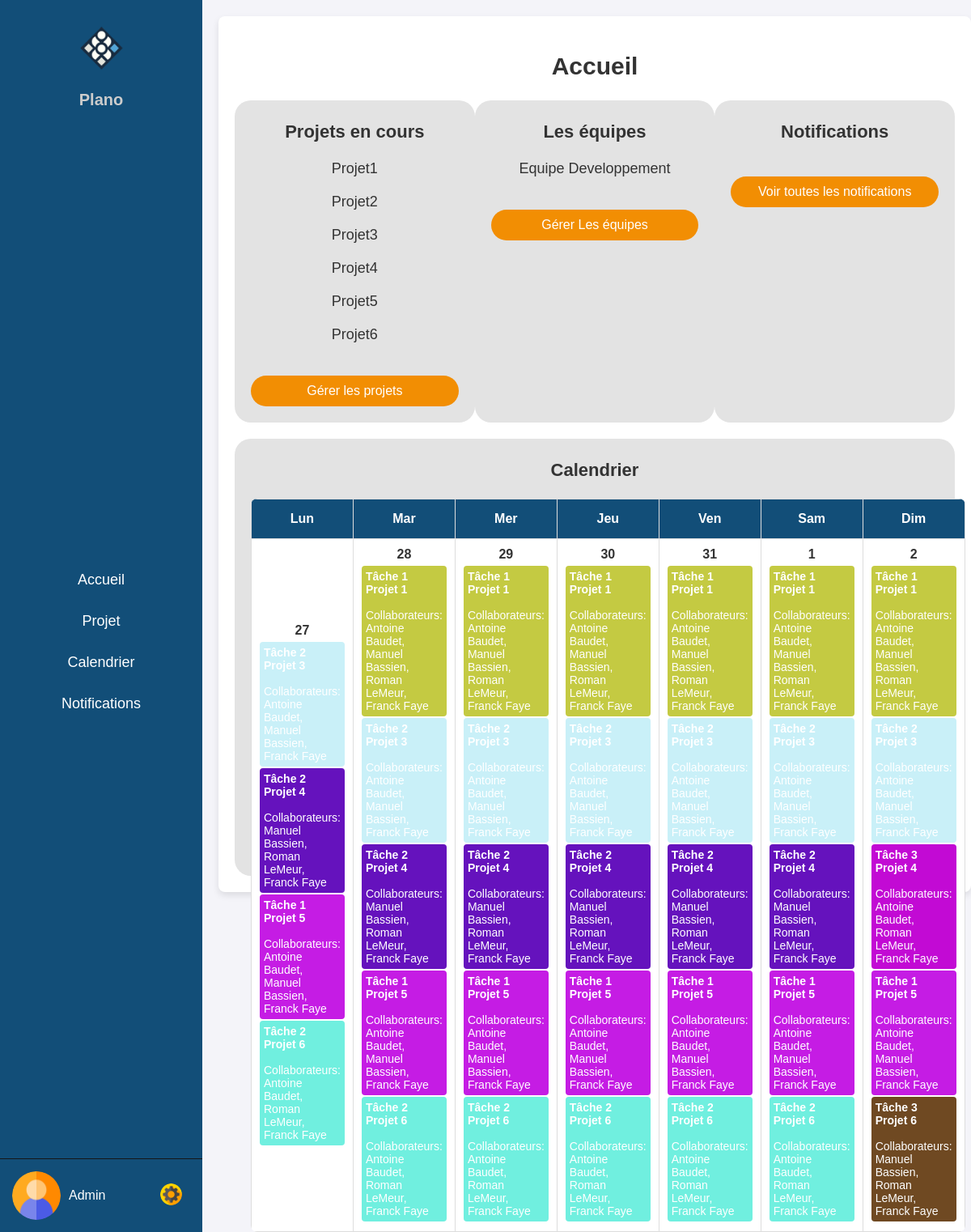
The app's page /adminpage.php with its own data.
### tables this page shows
CREATE TABLE Projet (
        ID_Projet INT AUTO_INCREMENT PRIMARY KEY,
        Titre VARCHAR(255),
        Description VARCHAR(255),
        Debut DATE,
        Fin DATE,
        Objectif VARCHAR(255),
        Budget float
    );

CREATE TABLE Equipe (
        ID_Equipe INT PRIMARY KEY,
        Nom VARCHAR(255),
        Projet INT,
        FOREIGN KEY (Projet) REFERENCES Projet(ID_Projet)
    );

CREATE TABLE Tache (
        ID_Tache INT AUTO_INCREMENT PRIMARY KEY,
        Titre VARCHAR(255),
        Debut DATE,
        Fin DATE,
        Collaborateur INT,
        Projet INT,
        état bit,
        FOREIGN KEY (Collaborateur) REFERENCES Collaborateur(ID_Collaborateur),
        FOREIGN KEY (Projet) REFERENCES Projet(ID_Projet)
    );

### adminpage.php (the view, shortened to what this page needs)
<!DOCTYPE html>
<html lang="fr">
<head>
    <link rel="stylesheet" href="adminpage.css">
    <link rel="stylesheet" href="Calendar.css">
</head>
<body>
    <div class="navbar">
        <div class="logo">
            <img src="image/logofirst.png" alt="Logo">
            <h1>Plano</h1>
        </div>
        <ul>
            <li><a href="adminpage.php">Accueil</a></li>
            <li><a href="adminprojet.php">Projet</a></li>
            <li><a href="adminCalendrier.php">Calendrier</a></li>
            <li><a href="adminAlerte.php">Notifications</a></li>
        </ul>
        <div class="profile-banner">
            <img src="image/user.png" alt="Profil">
            <div class="profile-info">
                <p>Admin</p>
                <div class="settings-button">
                    <a href="javascript:void(0);" onclick="toggleSettings()"><img src="image/settings.png" alt="Réglages"></a>
                </div>
            </div>
        </div>
    </div>
    <div class="main-content">
        <h2 class="accueil">Accueil</h2>
        <div class="sections-container">
                <?php
                    include('config.php');
                    $sql = "SELECT * FROM Projet";
                    $result = $conn->query($sql);
                    $projets = [];
                    if ($result->num_rows > 0) {
                        while($row = $result->fetch_assoc()) {
                            $projets[] = $row;
                        }
                    }
                ?>
                <div class="section">
                    <h3>Projets en cours</h3>
                    <ul>
                        <?php foreach ($projets as $projet): ?>
                            <li><?php echo $projet['Titre']; ?></li>
                        <?php endforeach; ?>
                    </ul>
                    <button>Gérer les projets</button>
                </div>
                <?php
                    include('config.php');
                    $sql = "SELECT * FROM Equipe";
                    $result = $conn->query($sql);
                    $equipes = [];
                    if ($result->num_rows > 0) {
                        while($row = $result->fetch_assoc()) {
                            $equipes[] = $row;
                        }
                    }
                ?>
            <div class="section">
                <h3>Les équipes</h3>
                    <ul>
                        <?php foreach ($equipes as $equipe): ?>
                            <li><?php echo $equipe['Nom']; ?></li>
                        <?php endforeach; ?>
                    </ul>
                <button>Gérer Les équipes</button>
            </div>
            <div class="section">
                <h3>Notifications</h3>
                <button>Voir toutes les notifications</button>
            </div>
        </div>
        <div class="calendar-section">
            <h3>Calendrier</h3>
            <?php
                include('config.php');
                function getTasksForCurrentWeek($conn) {
                $startDate = date('Y-m-d', strtotime('monday this week'));
                $endDate = date('Y-m-d', strtotime('sunday this week'));
                    $sql = "SELECT Tache.*, GROUP_CONCAT(Collaborateur.Nom SEPARATOR ', ') as Collaborateurs
                    FROM Tache
                    LEFT JOIN Tache_Collaborateur ON Tache.ID_Tache = Tache_Collaborateur.ID_Tache
                    LEFT JOIN Collaborateur ON Tache_Collaborateur.ID_Collaborateur = Collaborateur.ID_Collaborateur
                    WHERE Debut <= '$endDate' AND Fin >= '$startDate'
                    GROUP BY Tache.ID_Tache";
                    $result = $conn->query($sql);
                    $tasks = [];
                    if ($result->num_rows > 0) {
                        while($row = $result->fetch_assoc()) {
                            $tasks[] = $row;
                        }
                    }
                    return $tasks;
                }
                function generateColorFromId($id) {
                    $hash = md5($id);
                    $color = substr($hash, 0, 6);
                    return '#' . $color;
                }
                function generateCalendarForCurrentWeek($conn) {
                    $tasks = getTasksForCurrentWeek($conn);
                    $calendar = '<table class="calendar-table">';
                    $calendar .= '<thead><tr><th>Lun</th><th>Mar</th><th>Mer</th><th>Jeu</th><th>Ven</th><th>Sam</th><th>Dim</th></tr></thead>';
                    $calendar .= '<tbody>';
                    $currentDate = strtotime('monday this week');
                    for ($i = 0; $i < 1; $i++) {
                        $calendar .= '<tr>';
                        for ($j = 0; $j < 7; $j++) {
                            $calendar .= '<td>';
                            $calendar .= '<div class="date">' . date('j', $currentDate) . '</div>';
                            $tasksForDate = array_filter($tasks, function($task) use ($currentDate) {
                                return strtotime($task['Debut']) <= $currentDate && strtotime($task['Fin']) >= $currentDate;
                            });
                            foreach ($tasksForDate as $task) {
                                $color = generateColorFromId($task['ID_Tache']);
                                $calendar .= "<div class='task' style='background-color : $color'>";
                                $calendar .= "<strong>{$task['Titre']}</strong><br>";
                                $calendar .= "<span>Collaborateurs: {$task['Collaborateurs']}</span>";
                                $calendar .= "</div>";
                            }
                            $calendar .= '</td>';
                            $currentDate = strtotime('+1 day', $currentDate);
                        }
                        $calendar .= '</tr>';
                    }
                    $calendar .= '</tbody>';
                    $calendar .= '</table>';
                    return $calendar;
                }
                echo generateCalendarForCurrentWeek($conn);
            ?>
        </div>
    </div>
</body>
</html>

### adminpage.css (style rules this page uses)
body { margin: 0; font-family: Arial, sans-serif; }
.navbar { width: 250px; position: fixed; top: 0; left: 0; height: 100%; background-color: #124E78; color: white; display: flex; flex-direction: column; justify-content: space-between; }
.navbar .logo { text-align: center; padding: 20px; }
.navbar .logo img { width: 80px; height: auto; }
.navbar .logo h1 { font-size: 20px; margin: 10px 0 0; }
.navbar ul { list-style-type: none; padding: 0; }
.navbar ul li { padding: 15px; text-align: center; font-size: 18px; }
.navbar ul li a { color: white; text-decoration: none; display: block; }
.profile-banner { display: flex; align-items: center; padding: 15px; border-top: 1px solid #161616; }
.profile-banner img { width: 60px; height: auto; border-radius: 50%; margin-right: 10px; }
.profile-banner .profile-info { display: flex; align-items: center; justify-content: space-between; width: 100%; }
.profile-banner .profile-info p { margin: 0; flex-grow: 1; }
.settings-button img { width: 27px; height: 27px; }
.main-content { margin-left: 250px; padding: 20px; }
h2 { color: #333; }
.sections-container { display: flex; justify-content: space-between; margin-bottom: 20px; }
.section { width: 30%; background-color: #e3e3e3; padding: 20px; border-radius: 20px; text-align: center; }
.section h3 { margin-top: 6px; font-size: 22px; }
.section ul { list-style-type: none; padding: 0; margin-top: 20px; }
.section ul li { margin-bottom: 20px; font-size: 18px; }
.section button { display: inline-block; width: 100%; padding: 10px; font-size: 16px; color: white; background-color: #f28e03; border: none; border-radius: 20px; cursor: pointer; margin-top: 20px; }
.calendar-section { background-color: #e3e3e3; padding: 20px; border-radius: 20px; text-align: center; height: 500px; }
.calendar-section h3 { margin-top: 6px; font-size: 22px; }
.accueil { font-size: 30px; text-align: center; }

### Calendar.css (style rules this page uses)
body { margin: 0; font-family: Arial, sans-serif; background-color: #f4f4f9; color: #333; }
.navbar { width: 250px; position: fixed; top: 0; left: 0; height: 100%; background-color: #124E78; color: white; display: flex; flex-direction: column; justify-content: space-between; }
.navbar ul { list-style-type: none; padding: 0; }
.navbar ul li { padding: 15px; text-align: center; font-size: 18px; }
.navbar ul li a { color: white; text-decoration: none; display: block; }
.profile-banner { display: flex; align-items: center; padding: 15px; border-top: 1px solid #161616; }
.profile-banner img { width: 60px; height: auto; border-radius: 50%; margin-right: 10px; }
.profile-banner .profile-info { display: flex; align-items: center; justify-content: space-between; width: 100%; }
.profile-banner .profile-info p { margin: 0; flex-grow: 1; }
.settings-button img { width: 27px; height: 27px; }
.main-content { margin-left: 270px; padding: 20px; background-color: white; border-radius: 8px; box-shadow: 0 4px 8px rgba(0, 0, 0, 0.1); max-width: 1200px; margin-top: 20px; }
h1 { color: #124E78; margin-bottom: 20px; }
.calendar-table { width: 100%; border-collapse: collapse; margin-bottom: 20px; background-color: #fff; border-radius: 8px; overflow: hidden; }
.calendar-table th, .calendar-table td { width: 14.28%; border: 1px solid #ddd; text-align: center; padding: 10px; transition: background-color 0.3s ease; }
.calendar-table th { background-color: #124E78; color: white; padding: 15px; }
.date { font-weight: bold; margin-bottom: 5px; font-size: 16px; }
.task { background-color: #2ecc71; color: white; margin: 2px 0; padding: 5px; border-radius: 4px; font-size: 14px; text-align: left; }
.task strong { display: block; }
.navbar .logo { text-align: center; padding: 20px; }
.navbar .logo img { width: 80px; height: auto; }
.navbar .logo h1 { font-size: 20px; margin: 10px 0 0; color: #ccc; }
.sections-container { display: flex; justify-content: space-between; margin-bottom: 20px; }
.section { width: 30%; background-color: #e3e3e3; padding: 20px; border-radius: 20px; text-align: center; }
.section h3 { margin-top: 6px; font-size: 22px; }
.section ul { list-style-type: none; padding: 0; margin-top: 20px; }
.section ul li { margin-bottom: 20px; font-size: 18px; }
.section button { display: inline-block; width: 100%; padding: 10px; font-size: 16px; color: white; background-color: #f28e03; border: none; border-radius: 20px; cursor: pointer; margin-top: 20px; }

### records on screen
projet: Titre "Projet1"
projet: Titre "Projet2"
projet: Titre "Projet3"
projet: Titre "Projet4"
projet: Titre "Projet5"
projet: Titre "Projet6"
equipe: Nom "Equipe Developpement"
tache: Titre "Tâche 2 Projet 3", Collaborateurs "Antoine Baudet, Manuel Bassien, Franck Faye"
tache: Titre "Tâche 2 Projet 4", Collaborateurs "Manuel Bassien, Roman LeMeur, Franck Faye"
tache: Titre "Tâche 1 Projet 5", Collaborateurs "Antoine Baudet, Manuel Bassien, Franck Faye"
tache: Titre "Tâche 2 Projet 6", Collaborateurs "Antoine Baudet, Roman LeMeur, Franck Faye"
tache: Titre "Tâche 1 Projet 1", Collaborateurs "Antoine Baudet, Manuel Bassien, Roman LeMeur, Franck Faye"
tache: Titre "Tâche 3 Projet 4", Collaborateurs "Antoine Baudet, Roman LeMeur, Franck Faye"
tache: Titre "Tâche 3 Projet 6", Collaborateurs "Manuel Bassien, Roman LeMeur, Franck Faye"

### other values on screen
date('j', $currentDate) "28"
date('j', $currentDate) "29"
date('j', $currentDate) "30"
date('j', $currentDate) "31"
date('j', $currentDate) "1"
date('j', $currentDate) "2"
